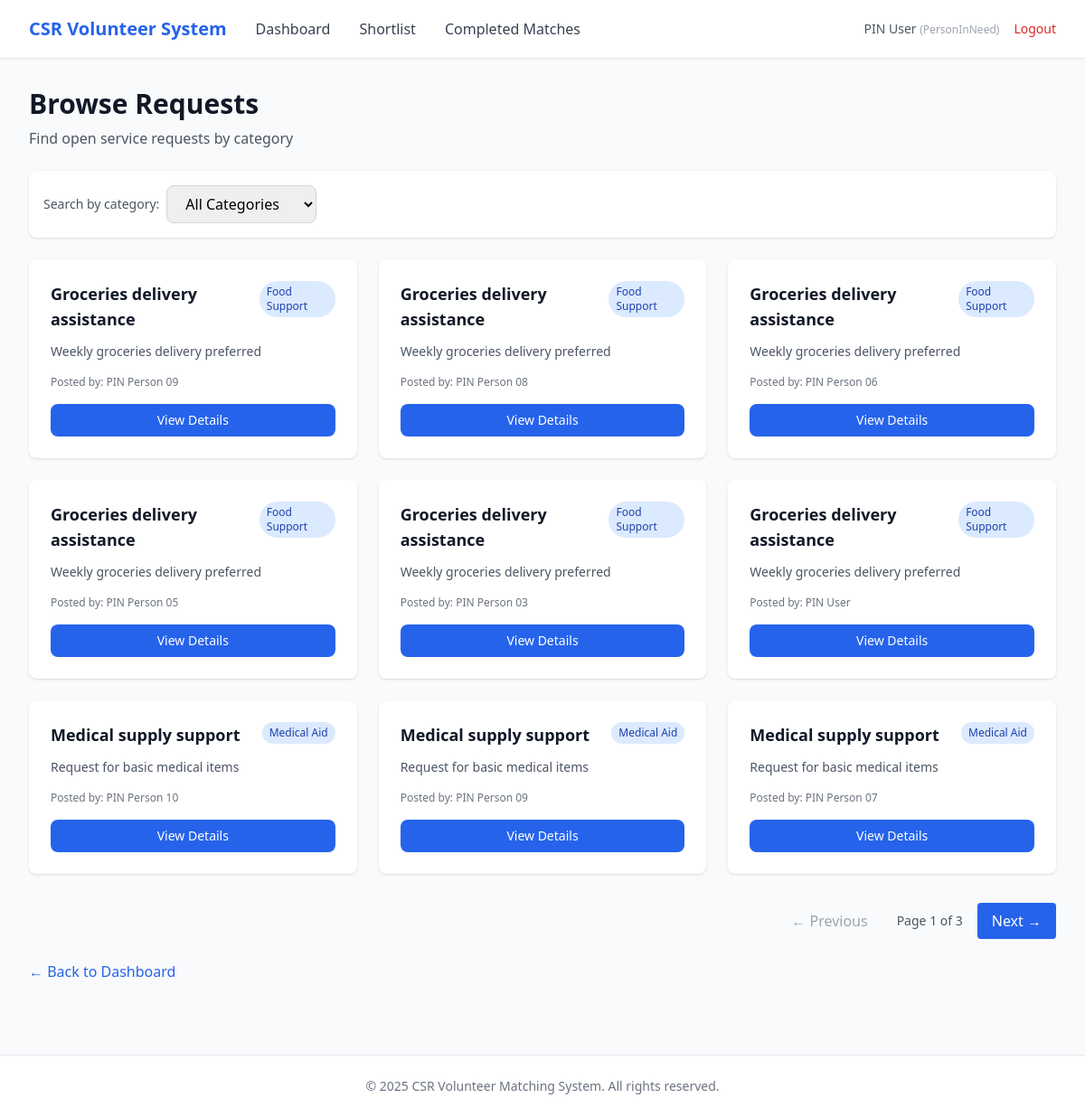
Page /csr/requests (signed in) on the committed database.
### app/entity/user_account.py (models this page shows, shortened)
class UserAccount(UserMixin, db.Model):
    __tablename__ = "user_accounts"
    userID = db.Column(db.Integer, primary_key=True, autoincrement=True)  # explicit auto increment
    name = db.Column(db.String(100), nullable=False)
    email = db.Column(db.String(120), nullable=False, unique=True, index=True)
    _password = db.Column("password", db.String(255), nullable=False)
    age = db.Column(db.Integer)
    phoneNumber = db.Column(db.String(20))
    isActive = db.Column(db.Boolean, default=True)
    profileID = db.Column(db.Integer, db.ForeignKey("user_profiles.profileID"), nullable=False)
    profile = db.relationship("UserProfile", back_populates="users", lazy=True)
    @property
    def password(self):
        raise AttributeError("Password is write-only.")
    @password.setter
    def password(self, raw):
        self._password = generate_password_hash(raw)

### app/entity/user_profile.py (models this page shows)
class UserProfile(db.Model):
    __tablename__ = "user_profiles"
    profileID   = db.Column(db.Integer, primary_key=True, autoincrement=True)  # explicit auto increment
    profileName = db.Column(db.String(50), nullable=False, unique=True)
    description = db.Column(db.String(255))
    isActive    = db.Column(db.Boolean, default=True)
    users = db.relationship("UserAccount", back_populates="profile", lazy=True)

### app/entity/request.py (models this page shows)
class Request(db.Model):
    __tablename__ = "requests"
    requestID = db.Column(db.Integer, primary_key=True)
    pinID = db.Column(db.Integer, db.ForeignKey("user_accounts.userID"), nullable=False)
    csrRepID = db.Column(db.Integer, db.ForeignKey("user_accounts.userID"))
    categoryID = db.Column(db.Integer, db.ForeignKey("categories.categoryID"), nullable=False)
    title = db.Column(db.String(150), nullable=False)
    description = db.Column(db.Text)
    status = db.Column(db.String(30), default="open")
    viewCount = db.Column(db.Integer, default=0)
    shortlistCount = db.Column(db.Integer, default=0)
    createdAt = db.Column(db.DateTime, default=db.func.now(), nullable=False)
    closedAt  = db.Column(db.DateTime)
    category = db.relationship("Category", back_populates="requests", lazy=True)
    person_in_need = db.relationship(
        "UserAccount",
        foreign_keys=[pinID],
        backref=db.backref("requests_made", lazy=True),
        lazy=True
    )
    csr_representative = db.relationship(
        "UserAccount",
        foreign_keys=[csrRepID],
        backref=db.backref("requests_supported", lazy=True),
        lazy=True
    )
    shortlists = db.relationship(
        "Shortlist",
        back_populates="request",
        cascade="all, delete-orphan",
        passive_deletes=True
    )
    match_records = db.relationship(
        "MatchRecord",
        back_populates="request",
        cascade="all, delete-orphan",
        passive_deletes=True
    )

### app/entity/category.py (models this page shows)
class Category(db.Model):
    __tablename__ = "categories"
    categoryID   = db.Column(db.Integer, primary_key=True)
    categoryName = db.Column(db.String(100), nullable=False, unique=True)
    description  = db.Column(db.String(255))
    isActive     = db.Column(db.Boolean, default=True)
    requests = db.relationship("Request", back_populates="category", lazy=True)

### app/boundary/routes.py (the view)
@boundary_bp.route("/csr/requests")
@login_required
def csr_requests():
    from app.control.csr_searchRequest_controller import CsrSearchRequestController
    from app.entity.category import Category
    page = request.args.get("page", 1, type=int)
    per_page = 9
    selected_category = request.args.get("category")
    categories = Category.query.filter_by(isActive=True).all()
    results = CsrSearchRequestController().searchRequest(selected_category)
    total = len(results)
    start = (page - 1) * per_page
    end = start + per_page
    paginated = results[start:end]
    class SimplePagination:
        def __init__(self, page, per_page, total):
            self.page = page
            self.per_page = per_page
            self.total = total
            self.pages = (total + per_page - 1) // per_page
            self.has_prev = page > 1
            self.has_next = page < self.pages
            self.prev_num = page - 1
            self.next_num = page + 1
    pagination = SimplePagination(page, per_page, total)
    return render_template(
        "csr/requests.html",
        requests=paginated,
        categories=categories,
        selected_category=selected_category,
        pagination=pagination
    )

### app/control/csr_searchRequest_controller.py (called while the page is built)
    def searchRequest(self, category: str):
        q = Request.query.join(Category, Request.categoryID == Category.categoryID)
        q = q.filter(Category.isActive == True, Request.status == "open")
        if category:
            q = q.filter(Category.categoryName.ilike(f"%{category}%"))
        return q.order_by(Request.requestID.desc()).all()

### app/entity/user_account.py (called while the page is built)
@login_manager.user_loader
def load_user(user_id):
    return UserAccount.query.get(int(user_id))

### app/templates/csr/requests.html (shortened to what this page needs)
{% extends "base.html" %}
{% block nav_links %}
<a href="{{ url_for('boundary.csr_dashboard') }}" class="text-gray-700 hover:text-primary">Dashboard</a>
<a href="{{ url_for('boundary.csr_shortlist') }}" class="text-gray-700 hover:text-primary">Shortlist</a>
<a href="{{ url_for('boundary.csr_matches') }}" class="text-gray-700 hover:text-primary">Completed Matches</a>
{% endblock %}
{% block content %}
<div class="mb-6">
    <h1 class="text-3xl font-bold text-gray-900">Browse Requests</h1>
    <p class="text-gray-600 mt-2">Find open service requests by category</p>
</div>
<div class="bg-white rounded-lg shadow mb-6 p-4">
    <form method="GET" action="{{ url_for('boundary.csr_requests') }}" class="flex gap-2 items-center">
        <label class="text-sm text-gray-600">Search by category:</label>
        <select name="category"
                class="px-4 py-2 border border-gray-300 rounded-lg focus:ring-2 focus:ring-primary focus:border-transparent"
                onchange="this.form.submit()">
            <option value="">All Categories</option>
        </select>
    </form>
</div>
<div class="grid grid-cols-1 md:grid-cols-2 lg:grid-cols-3 gap-6">
    {% for req in requests %}
    <div class="bg-white rounded-lg shadow hover:shadow-lg transition">
        <div class="p-6">
            <div class="flex justify-between items-start mb-3">
                <h3 class="text-lg font-bold text-gray-900">{{ req.title }}</h3>
                <span class="px-2 py-1 text-xs font-medium rounded-full bg-blue-100 text-blue-800">
                    {{ req.category.categoryName }}
                </span>
            </div>
            <p class="text-sm text-gray-600 mb-4 line-clamp-3">{{ req.description }}</p>
            <div class="text-xs text-gray-500 mb-4">
                <p>Posted by: {{ req.person_in_need.name }}</p>
            </div>
            <div class="flex gap-2">
                <a href="{{ url_for('boundary.csr_view_request', request_id=req.requestID) }}"
                   class="flex-1 text-center px-4 py-2 bg-primary text-white rounded-lg hover:bg-blue-700 transition text-sm">
                    View Details
                </a>
            </div>
        </div>
    </div>
    {% else %}
    <div class="col-span-full text-center py-12">
        <p class="text-gray-500">No open requests found for this category.</p>
    </div>
    {% endfor %}
</div>
{% if pagination.pages > 1 %}
<div class="mt-8 flex justify-end items-center gap-4">
    {% if pagination.has_prev %}
    <a href="{{ url_for('boundary.csr_requests', page=pagination.prev_num, category=selected_category) }}"
       class="px-4 py-2 bg-gray-200 text-gray-700 rounded hover:bg-gray-300">← Previous</a>
    {% else %}
    <span class="px-4 py-2 text-gray-400 cursor-not-allowed">← Previous</span>
    {% endif %}
    <span class="text-sm text-gray-600">
        Page {{ pagination.page }} of {{ pagination.pages }}
    </span>
    {% if pagination.has_next %}
    <a href="{{ url_for('boundary.csr_requests', page=pagination.next_num, category=selected_category) }}"
       class="px-4 py-2 bg-primary text-white rounded hover:bg-blue-700">Next →</a>
    {% else %}
    <span class="px-4 py-2 text-gray-400 cursor-not-allowed">Next →</span>
    {% endif %}
</div>
{% endif %}
<div class="mt-6">
    <a href="{{ url_for('boundary.csr_dashboard') }}" class="text-primary hover:text-blue-700">
        ← Back to Dashboard
    </a>
</div>
{% endblock %}

### app/templates/base.html (shortened to what this page needs)
<!DOCTYPE html>
<html lang="en">
<head>
    <script src="https://cdn.tailwindcss.com"></script>
</head>
<body class="bg-gray-50 min-h-screen">
    {% if current_user.is_authenticated %}
    <nav class="bg-white shadow-sm border-b border-gray-200">
        <div class="max-w-7xl mx-auto px-4 sm:px-6 lg:px-8">
            <div class="flex justify-between items-center h-16">
                <div class="flex items-center gap-8">
                    <a href="{{ url_for('boundary.login') }}" class="text-xl font-bold text-primary">
                        CSR Volunteer System
                    </a>
                    {% block nav_links %}{% endblock %}
                </div>
                <div class="flex items-center gap-4">
                    <span class="text-sm text-gray-600">
                        {{ current_user.name }}
                        <span class="text-xs text-gray-400">({{ current_user.profile.profileName }})</span>
                    </span>
                    <a href="{{ url_for('boundary.logout') }}" class="text-sm text-red-600 hover:text-red-700">
                        Logout
                    </a>
                </div>
            </div>
        </div>
    </nav>
    {% endif %}
    <main class="max-w-7xl mx-auto px-4 sm:px-6 lg:px-8 py-8">
        {% block content %}{% endblock %}
    </main>
    <footer class="bg-white border-t border-gray-200 mt-12">
        <div class="max-w-7xl mx-auto px-4 sm:px-6 lg:px-8 py-6">
            <p class="text-center text-sm text-gray-500">
                &copy; 2025 CSR Volunteer Matching System. All rights reserved.
            </p>
        </div>
    </footer>
</body>
</html>

### rows in the picture
UserAccount: name "PIN User"
UserProfile: profile.profileName "PersonInNeed"
Request: title "Groceries delivery assistance", category.categoryName "Food Support", description "Weekly groceries delivery preferred", person_in_need.name "PIN Person 09"
Request: title "Groceries delivery assistance", category.categoryName "Food Support", description "Weekly groceries delivery preferred", person_in_need.name "PIN Person 08"
Request: title "Groceries delivery assistance", category.categoryName "Food Support", description "Weekly groceries delivery preferred", person_in_need.name "PIN Person 06"
Request: title "Groceries delivery assistance", category.categoryName "Food Support", description "Weekly groceries delivery preferred", person_in_need.name "PIN Person 05"
Request: title "Groceries delivery assistance", category.categoryName "Food Support", description "Weekly groceries delivery preferred", person_in_need.name "PIN Person 03"
Request: title "Groceries delivery assistance", category.categoryName "Food Support", description "Weekly groceries delivery preferred", person_in_need.name "PIN User"
Request: title "Medical supply support", category.categoryName "Medical Aid", description "Request for basic medical items", person_in_need.name "PIN Person 10"
Request: title "Medical supply support", category.categoryName "Medical Aid", description "Request for basic medical items", person_in_need.name "PIN Person 09"
Request: title "Medical supply support", category.categoryName "Medical Aid", description "Request for basic medical items", person_in_need.name "PIN Person 07"

### other values in the picture
{{ pagination.page }} "1"
{{ pagination.pages }} "3"
